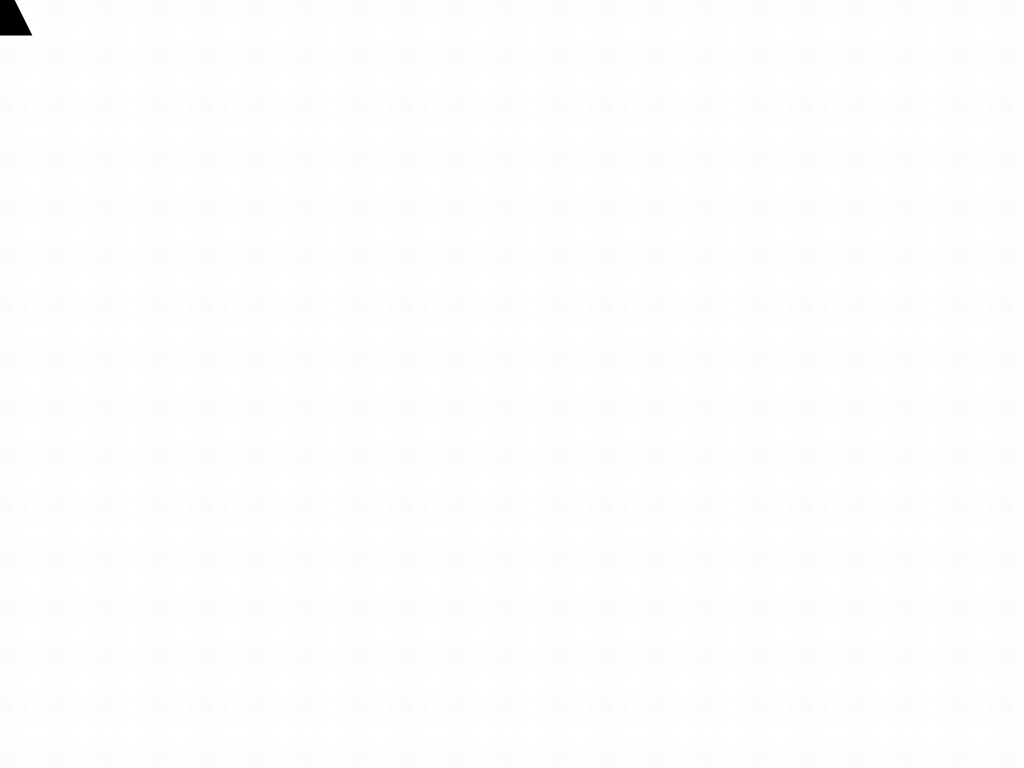
Frame 1 (no input)
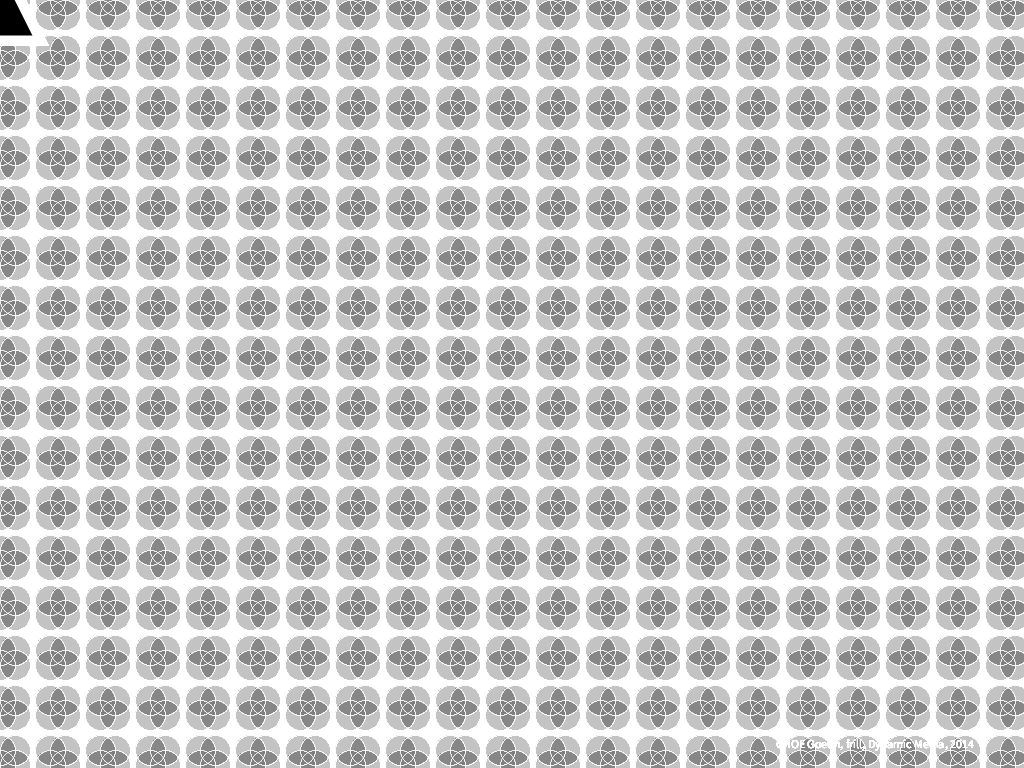
Frame 60 (the mouse pressed at the canvas centre just before this capture)
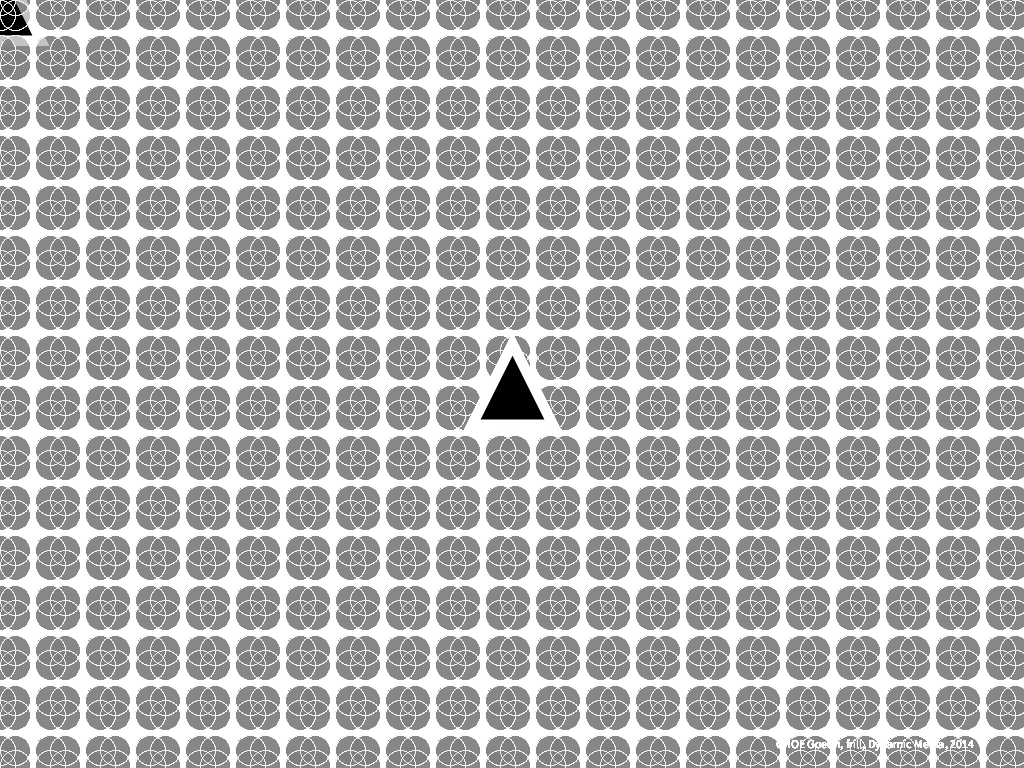
Frame 120 (the mouse held since frame 60 and released just before this capture)

The Processing sketch that drew these frames (run headless with seeded random() and noise(); from frame 60 on, the mouse is pressed at the canvas centre):

// Processing sketch: processing_148944
// ── processing_148944.pde

float a = random(50);

void setup() {
  size (1024, 768);
  background(255);
  smooth();
}

void draw() {
  title();

  //ellipse
  fill(255, 255, 255, 0);
  for (int a=0; a<width; a=a+50) {
    for (int b=0; b<height; b=b+50) {
      fill(100, 100, 100, 1);
      strokeWeight(0.1);
      stroke(255);
      ellipse(a, b, 30, 30);
      ellipse(a+15, b, 30, 30);
      ellipse(a, b+15, 30, 30);
      ellipse(a+15, b+15, 30, 30);
    }
  }

  fill(0);
  stroke(255);
  strokeWeight(10);
  triangle(mouseX, mouseY-40, mouseX-40, mouseY+40, mouseX+40, mouseY+40);
}

void keyPressed() {
  background(0);
  redraw();
}

void title() { 
  fill(255);
  textAlign(RIGHT);
  text("CHOE Goeun, frill, Dynamic Media, 2014", width-50, height-20);
}
